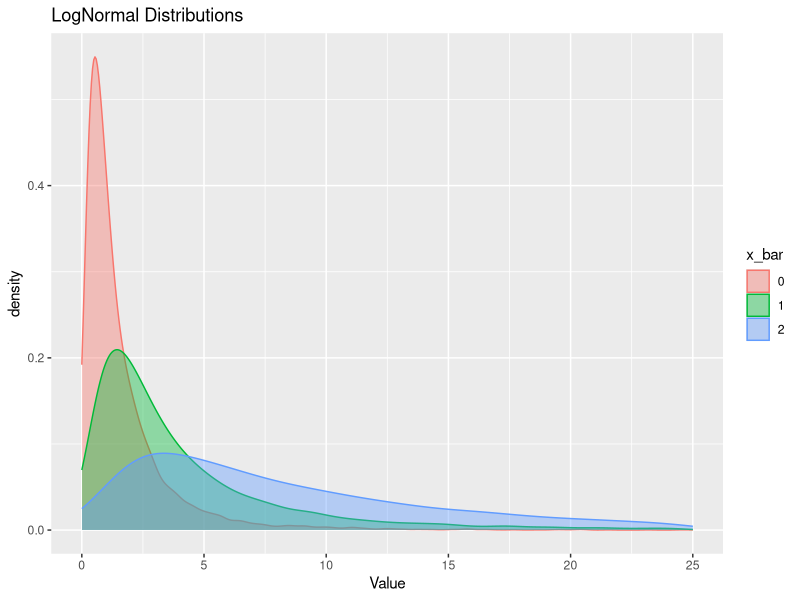

The R source for this figure:
## ---- chunk 1
knitr::opts_chunk$set(echo = FALSE)
set.seed(400)
library(tidyr)
library(tidyverse)
library(rmarkdown)
library(ggplot2)
library(dbplyr)
## ---- chunk 2
sample1 <- rlnorm(n=1e4, mean=0, sd=1)
sample2 <- rlnorm(n=1e4, mean=1, sd=1)
sample3 <- rlnorm(n=1e4, mean=2, sd=1)
lognorms <- data.frame(Value = c(sample1, sample2, sample3), x_bar = factor(c(rep(0, length(sample1)), rep(1, length(sample2)), rep(2, length(sample3)))))
ggplot(data = lognorms, aes(x = Value, group = x_bar, fill = x_bar, color = x_bar)) +
  geom_density(adjust = 1.5, alpha = .4) + scale_x_continuous(limits =c(0, 25)) + ggtitle("LogNormal Distributions")
